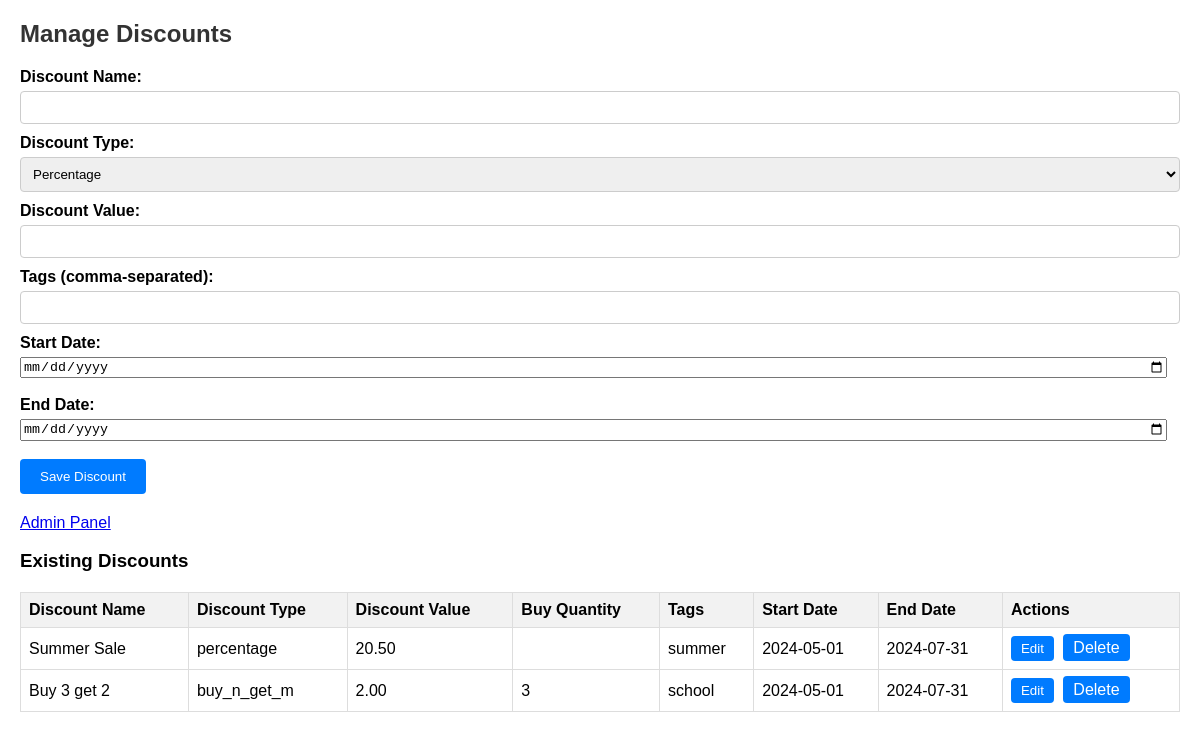
Page /manage_discounts.php (signed in) on the earlier database version.
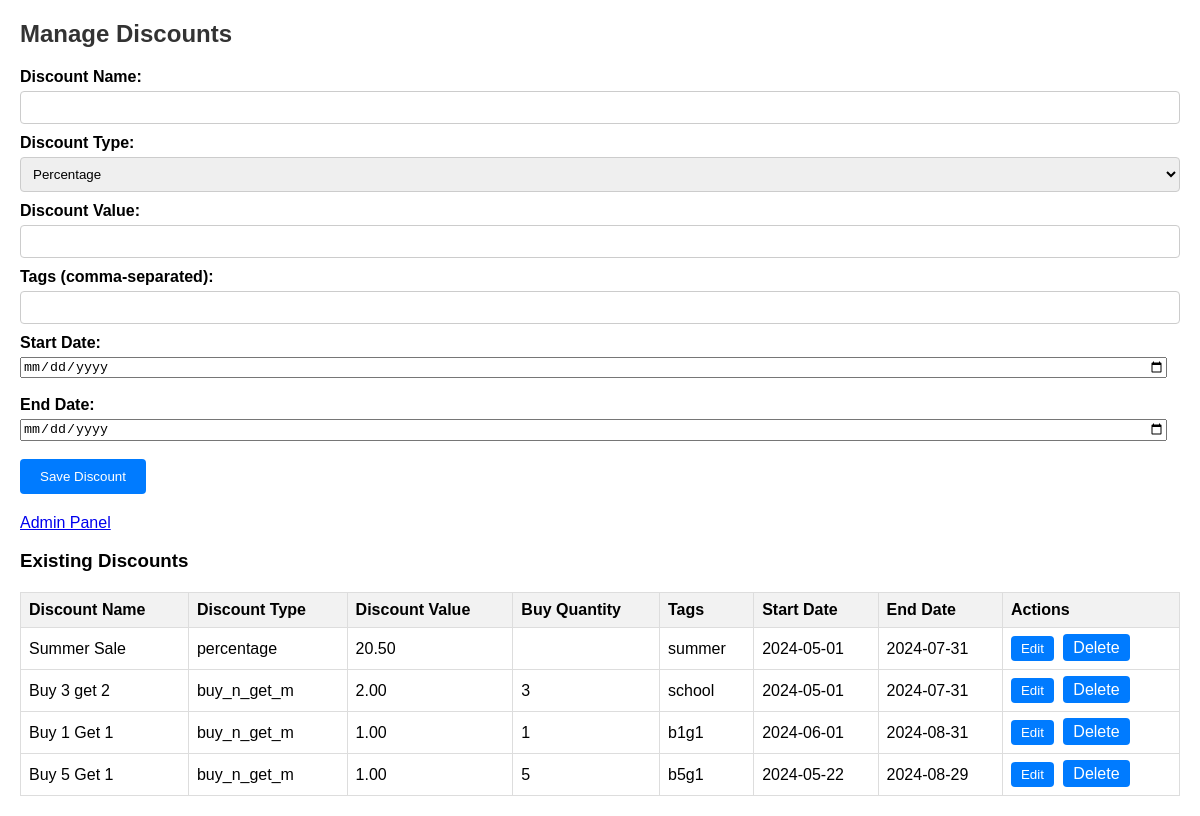
Same page on the later database version.
### tables this page shows
CREATE TABLE `Discounts` (
  `discount_id` int(11) NOT NULL,
  `discount_name` varchar(100) NOT NULL,
  `discount_type` enum('percentage','buy_n_get_m') NOT NULL,
  `discount_value` decimal(5,2) NOT NULL,
  `buy_quantity` int(11) DEFAULT NULL,
  `tags` varchar(255) DEFAULT NULL,
  `start_date` date NOT NULL,
  `end_date` date NOT NULL
);

### manage_discounts.php (the view, shortened to what this page needs)
<?php
include('config.php');
$sql = "SELECT * FROM Discounts";
$result = $conn->query($sql);
$discounts = [];
if ($result->num_rows > 0) {
    while ($row = $result->fetch_assoc()) {
        $discounts[] = $row;
    }
}
?>
<!DOCTYPE html>
<html>
<head>
</head>
<body>
    <h2>Manage Discounts</h2>
    <form method="post" action="">
        <label for="discount_name">Discount Name:</label>
        <input type="text" id="discount_name" name="discount_name" required><br>
        <label for="discount_type">Discount Type:</label>
        <select id="discount_type" name="discount_type" onchange="toggleBuyQuantityField()">
            <option value="percentage">Percentage</option>
        </select><br>
        <label for="discount_value">Discount Value:</label>
        <input type="number" id="discount_value" name="discount_value" step="0.01" required><br>
        <label for="tags">Tags (comma-separated):</label>
        <input type="text" id="tags" name="tags" required><br>
        <label for="start_date">Start Date:</label>
        <input type="date" id="start_date" name="start_date" required><br>
        <br>
        <label for="end_date">End Date:</label>
        <input type="date" id="end_date" name="end_date" required><br>
        <br>
        <button type="submit">Save Discount</button>
    </form>
    <a href="index.php">Admin Panel</a>
    <h3>Existing Discounts</h3>
    <table border="1">
        <tr>
            <th>Discount Name</th>
            <th>Discount Type</th>
            <th>Discount Value</th>
            <th>Buy Quantity</th>
            <th>Tags</th>
            <th>Start Date</th>
            <th>End Date</th>
            <th>Actions</th>
        </tr>
        <?php foreach ($discounts as $discount): ?>
            <tr>
                <td><?php echo htmlspecialchars($discount['discount_name']); ?></td>
                <td><?php echo htmlspecialchars($discount['discount_type']); ?></td>
                <td><?php echo htmlspecialchars($discount['discount_value']); ?></td>
                <td><?php echo htmlspecialchars($discount['buy_quantity']); ?></td>
                <td><?php echo htmlspecialchars($discount['tags']); ?></td>
                <td><?php echo htmlspecialchars($discount['start_date']); ?></td>
                <td><?php echo htmlspecialchars($discount['end_date']); ?></td>
                <td>
                    <button class="edit-btn" onclick='editDiscount(<?php echo json_encode($discount); ?>)'>Edit</button>
                    <a class="delete-btn" href="?delete_id=<?php echo $discount['discount_id']; ?>" onclick="return confirm('Are you sure you want to delete this discount?')">Delete</a>
                </td>
            </tr>
        <?php endforeach; ?>
    </table>
</body>
</html>

Differences in the rows shown:
added discounts: discount_name "Buy 1 Get 1", discount_type "buy_n_get_m", discount_value "1.00", buy_quantity "1", tags "b1g1", start_date "2024-06-01", end_date "2024-08-31"
added discounts: discount_name "Buy 5 Get 1", discount_type "buy_n_get_m", discount_value "1.00", buy_quantity "5", tags "b5g1", start_date "2024-05-22", end_date "2024-08-29"
